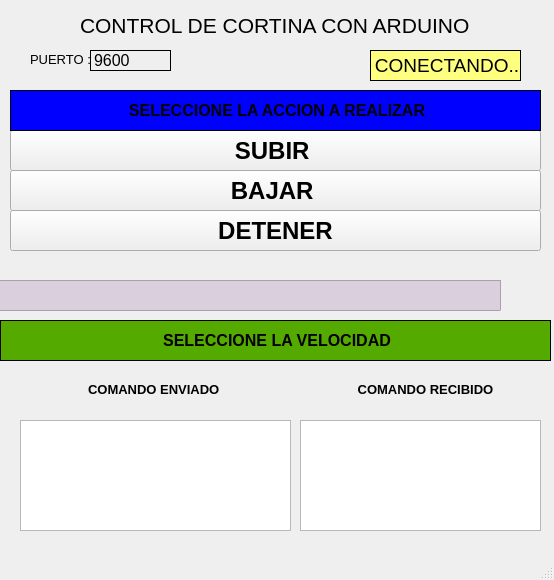
<?xml version="1.0" encoding="UTF-8"?>
<ui version="4.0">
 <class>MainWindow</class>
 <widget class="QMainWindow" name="MainWindow">
  <property name="geometry">
   <rect>
    <x>0</x>
    <y>0</y>
    <width>554</width>
    <height>580</height>
   </rect>
  </property>
  <property name="maximumSize">
   <size>
    <width>16777215</width>
    <height>16777215</height>
   </size>
  </property>
  <property name="windowTitle">
   <string>MainWindow</string>
  </property>
  <widget class="QWidget" name="centralwidget">
   <widget class="QPushButton" name="subir_but">
    <property name="geometry">
     <rect>
      <x>10</x>
      <y>130</y>
      <width>531</width>
      <height>41</height>
     </rect>
    </property>
    <property name="font">
     <font>
      <pointsize>18</pointsize>
      <weight>75</weight>
      <bold>true</bold>
     </font>
    </property>
    <property name="toolTip">
     <string>&lt;html&gt;&lt;head/&gt;&lt;body&gt;&lt;p align=&quot;center&quot;&gt;&lt;br/&gt;&lt;/p&gt;&lt;/body&gt;&lt;/html&gt;</string>
    </property>
    <property name="text">
     <string>SUBIR </string>
    </property>
   </widget>
   <widget class="QPushButton" name="bajar_but">
    <property name="geometry">
     <rect>
      <x>10</x>
      <y>170</y>
      <width>531</width>
      <height>41</height>
     </rect>
    </property>
    <property name="font">
     <font>
      <pointsize>18</pointsize>
      <weight>75</weight>
      <bold>true</bold>
     </font>
    </property>
    <property name="text">
     <string>BAJAR </string>
    </property>
   </widget>
   <widget class="QPushButton" name="detener_but">
    <property name="geometry">
     <rect>
      <x>10</x>
      <y>210</y>
      <width>531</width>
      <height>41</height>
     </rect>
    </property>
    <property name="font">
     <font>
      <pointsize>18</pointsize>
      <weight>75</weight>
      <bold>true</bold>
     </font>
    </property>
    <property name="text">
     <string>DETENER</string>
    </property>
   </widget>
   <widget class="QLabel" name="articulacion_label">
    <property name="geometry">
     <rect>
      <x>10</x>
      <y>90</y>
      <width>531</width>
      <height>41</height>
     </rect>
    </property>
    <property name="styleSheet">
     <string notr="true">background-color: rgb(0, 0, 255);</string>
    </property>
    <property name="frameShape">
     <enum>QFrame::Box</enum>
    </property>
    <property name="text">
     <string>&lt;html&gt;&lt;head/&gt;&lt;body&gt;&lt;p align=&quot;center&quot;&gt;&lt;span style=&quot; font-size:12pt; font-weight:600;&quot;&gt;SELECCIONE LA ACCION A REALIZAR&lt;/span&gt;&lt;/p&gt;&lt;/body&gt;&lt;/html&gt;</string>
    </property>
   </widget>
   <widget class="QLabel" name="vel_label">
    <property name="geometry">
     <rect>
      <x>0</x>
      <y>320</y>
      <width>551</width>
      <height>41</height>
     </rect>
    </property>
    <property name="styleSheet">
     <string notr="true">background-color: rgb(85, 170, 0);</string>
    </property>
    <property name="frameShape">
     <enum>QFrame::Box</enum>
    </property>
    <property name="text">
     <string>&lt;html&gt;&lt;head/&gt;&lt;body&gt;&lt;p align=&quot;center&quot;&gt;&lt;span style=&quot; font-size:12pt; font-weight:600;&quot;&gt;SELECCIONE LA VELOCIDAD&lt;/span&gt;&lt;/p&gt;&lt;/body&gt;&lt;/html&gt;</string>
    </property>
   </widget>
   <widget class="QLabel" name="label">
    <property name="geometry">
     <rect>
      <x>80</x>
      <y>10</y>
      <width>511</width>
      <height>31</height>
     </rect>
    </property>
    <property name="text">
     <string>&lt;html&gt;&lt;head/&gt;&lt;body&gt;&lt;p&gt;&lt;span style=&quot; font-size:16pt;&quot;&gt;CONTROL DE CORTINA CON ARDUINO&lt;/span&gt;&lt;/p&gt;&lt;/body&gt;&lt;/html&gt;</string>
    </property>
   </widget>
   <widget class="QLabel" name="label_4">
    <property name="geometry">
     <rect>
      <x>30</x>
      <y>50</y>
      <width>61</width>
      <height>20</height>
     </rect>
    </property>
    <property name="text">
     <string>&lt;html&gt;&lt;head/&gt;&lt;body&gt;&lt;p&gt;&lt;span style=&quot; font-size:10pt;&quot;&gt;PUERTO :&lt;/span&gt;&lt;/p&gt;&lt;/body&gt;&lt;/html&gt;</string>
    </property>
   </widget>
   <widget class="QLabel" name="label_5">
    <property name="geometry">
     <rect>
      <x>90</x>
      <y>50</y>
      <width>81</width>
      <height>21</height>
     </rect>
    </property>
    <property name="frameShape">
     <enum>QFrame::Box</enum>
    </property>
    <property name="text">
     <string>&lt;html&gt;&lt;head/&gt;&lt;body&gt;&lt;p&gt;&lt;span style=&quot; font-size:12pt;&quot;&gt;9600&lt;/span&gt;&lt;/p&gt;&lt;/body&gt;&lt;/html&gt;</string>
    </property>
   </widget>
   <widget class="QLabel" name="label_6">
    <property name="geometry">
     <rect>
      <x>20</x>
      <y>380</y>
      <width>271</width>
      <height>20</height>
     </rect>
    </property>
    <property name="text">
     <string>&lt;html&gt;&lt;head/&gt;&lt;body&gt;&lt;p align=&quot;center&quot;&gt;&lt;span style=&quot; font-size:10pt; font-weight:600;&quot;&gt;COMANDO ENVIADO &lt;/span&gt;&lt;/p&gt;&lt;/body&gt;&lt;/html&gt;</string>
    </property>
   </widget>
   <widget class="QLabel" name="label_7">
    <property name="geometry">
     <rect>
      <x>280</x>
      <y>380</y>
      <width>291</width>
      <height>20</height>
     </rect>
    </property>
    <property name="text">
     <string>&lt;html&gt;&lt;head/&gt;&lt;body&gt;&lt;p align=&quot;center&quot;&gt;&lt;span style=&quot; font-size:10pt; font-weight:600;&quot;&gt;COMANDO RECIBIDO&lt;/span&gt;&lt;/p&gt;&lt;/body&gt;&lt;/html&gt;</string>
    </property>
   </widget>
   <widget class="QListWidget" name="send_listWidget">
    <property name="geometry">
     <rect>
      <x>20</x>
      <y>420</y>
      <width>271</width>
      <height>111</height>
     </rect>
    </property>
   </widget>
   <widget class="QListWidget" name="listWidget_2">
    <property name="geometry">
     <rect>
      <x>300</x>
      <y>420</y>
      <width>241</width>
      <height>111</height>
     </rect>
    </property>
   </widget>
   <widget class="QLabel" name="conect_label">
    <property name="geometry">
     <rect>
      <x>370</x>
      <y>50</y>
      <width>151</width>
      <height>31</height>
     </rect>
    </property>
    <property name="styleSheet">
     <string notr="true">background-color: rgb(255, 255, 127);</string>
    </property>
    <property name="frameShape">
     <enum>QFrame::Box</enum>
    </property>
    <property name="text">
     <string>&lt;html&gt;&lt;head/&gt;&lt;body&gt;&lt;p align=&quot;center&quot;&gt;&lt;span style=&quot; font-size:14pt;&quot;&gt;CONECTANDO..&lt;/span&gt;&lt;/p&gt;&lt;/body&gt;&lt;/html&gt;</string>
    </property>
   </widget>
   <widget class="QTextBrowser" name="TEXT">
    <property name="geometry">
     <rect>
      <x>-10</x>
      <y>280</y>
      <width>511</width>
      <height>31</height>
     </rect>
    </property>
    <property name="styleSheet">
     <string notr="true">background-color: rgb(218, 207, 221);</string>
    </property>
   </widget>
  </widget>
  <widget class="QMenuBar" name="menubar">
   <property name="geometry">
    <rect>
     <x>0</x>
     <y>0</y>
     <width>554</width>
     <height>21</height>
    </rect>
   </property>
  </widget>
  <widget class="QStatusBar" name="statusbar"/>
 </widget>
 <resources/>
 <connections/>
</ui>
